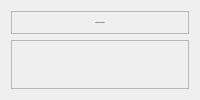
            <widget class="QWidget" name="data_pada_divisi">
             <layout class="QVBoxLayout" name="verticalLayout_14">
              <item>
               <widget class="QFrame" name="frame_22">
                <property name="frameShape">
                 <enum>QFrame::StyledPanel</enum>
                </property>
                <property name="frameShadow">
                 <enum>QFrame::Raised</enum>
                </property>
                <layout class="QVBoxLayout" name="verticalLayout_13">
                 <item alignment="Qt::AlignTop">
                  <widget class="QLabel" name="label_11">
                   <property name="font">
                    <font>
                     <family>poppins</family>
                     <pointsize>-1</pointsize>
                     <weight>75</weight>
                     <bold>true</bold>
                    </font>
                   </property>
                   <property name="text">
                    <string>DATA PADA DIVISI</string>
                   </property>
                   <property name="alignment">
                    <set>Qt::AlignCenter</set>
                   </property>
                  </widget>
                 </item>
                </layout>
               </widget>
              </item>
              <item>
               <widget class="QFrame" name="frame_21">
                <property name="sizePolicy">
                 <sizepolicy hsizetype="Preferred" vsizetype="Expanding">
                  <horstretch>0</horstretch>
                  <verstretch>0</verstretch>
                 </sizepolicy>
                </property>
                <property name="frameShape">
                 <enum>QFrame::StyledPanel</enum>
                </property>
                <property name="frameShadow">
                 <enum>QFrame::Raised</enum>
                </property>
                <layout class="QGridLayout" name="gridLayout_3"/>
               </widget>
              </item>
             </layout>
            </widget>
